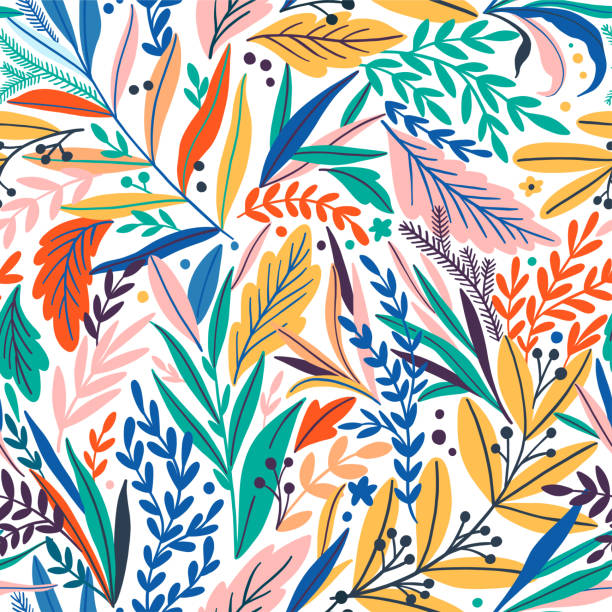
%> input picture Pattern.jpg, 612 x 612 px
$ octave code.m   (GNU Octave 9; MATLAB toolbox functions it lacks are replaced by stand-ins)
%> lines starting %> are read from the running program, lines starting %| are printed output that depends on the picture
% E/18/025
% APONSU G.L.C.
% Nov-2023

clc
clear all
close all

% Step 2: Read the original image into a Matrix.
% 25 < 150 -> selected Pattern.jpg
OriginalImage = imread('Pattern.jpg');
%> OriginalImage is the input picture: size 612x612x3 uint8; mean R, G, B 185.4, 187.5, 177.7
figure(1);
imshow(OriginalImage);
title('Original Image E/18/025');

% Step 3: Select 16×16 cropped sub-image from your input at step 2
xPosition = 0;  % x position = 0*60 = 0
yPosition = 100; % y position = 25*4 = 100
width = 16;
height = 16;
CroppedImage = imcrop(OriginalImage, [xPosition yPosition width height-1]); % [xmin ymin w h]
figure(2);
imshow(CroppedImage);
title('Cropped Image E/18/025');

%Convert the original image into a grayscale image --------------
GrayImage=rgb2gray(OriginalImage);
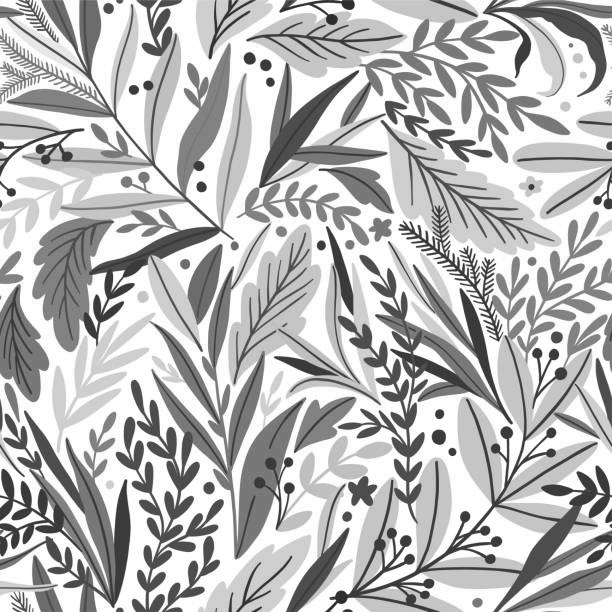
%> GrayImage: size 612x612 uint8; min 19, max 255, mean 185.8
figure(3);
imshow(GrayImage);
title('Gray Image E/18/025');

%Convert the cropped image into a grayscale image
GrayCropped=rgb2gray(CroppedImage)
figure(4);
imshow(GrayCropped);
title('Cropped Gray Image E/18/025');

% Step 4: Quantize the output at Step 3 into 8 levels (level 0-7) using uniform quantization.
% Calculate the maximum and minimum pixel values in the cropped grayscale image
minVal = 0; % min(GrayCropped(:));
maxVal = 255; % max(GrayCropped(:));

% Calculate the range of intensities
intensityRange = maxVal - minVal

% Define the number of quantization levels
numLevels = 8;

% Calculate the step size for quantization
stepSize = intensityRange / numLevels

% Perform uniform quantization manually
quantizedCropped = uint8(floor((double(GrayCropped) - minVal) / stepSize)*stepSize)  % double use to convert from uint8 to double

% Display the quantized image
figure(5);
imshow(quantizedCropped);
title('Quantized Cropped Image E/18/025');

% ================================================================================
% Step 5: Find the probability of each symbol distribution of the output at Step 4.
% Get unique symbols from the quantized image
uniqueSymbols = unique(quantizedCropped);
%> uniqueSymbols = [64; 96; 128; 159; 191; 223; 255]

% Calculate the total number of pixels in the quantized image
totalPixels = numel(quantizedCropped);
%> totalPixels = 256

% Initialize arrays to hold symbol frequencies and probabilities
numUniqueSymbols = numel(uniqueSymbols);
%> numUniqueSymbols = 7
symbolFrequency = zeros(1, numUniqueSymbols);
symbolProbability = zeros(1, numUniqueSymbols);

% Calculate symbol frequency for each unique symbol
for i = 1:numUniqueSymbols
    symbolFrequency(i) = sum(quantizedCropped(:) == uniqueSymbols(i));
end
%> this loop made 7 passes
%> after the loop, symbolFrequency = [9 15 18 12 59 142 1]

% Calculate the probability of each symbol
symbolProbability = symbolFrequency / totalPixels;
%> symbolProbability = [0.0352 0.0586 0.0703 0.0469 0.23 0.555 0.00391]

% Create a table for symbol frequency and probability
symbolTable = table(uniqueSymbols, symbolFrequency', symbolProbability','VariableNames', {'Symbol', 'Frequency', 'Probability'});
%> symbolTable = 7 items; Symbol, Frequency and Probability: 64 9 0.0352, 96 15 0.0586, 128 18 0.0703, 159 12 0.0469, 191 59 0.23, 223 142 0.555, 255 1 0.00391
symbolTableSorted = sortrows(symbolTable,{'Probability'},'descend');
%> symbolTableSorted = 7 items; Symbol, Frequency and Probability: 223 142 0.555, 191 59 0.23, 128 18 0.0703, 96 15 0.0586, 159 12 0.0469, 64 9 0.0352, 255 1 0.00391

% Display the table
disp(symbolTableSorted);

x1=symbolTable.Symbol;
%> x1 = [64; 96; 128; 159; 191; 223; 255]
y1=symbolTable.Frequency;
%> y1 = [9; 15; 18; 12; 59; 142; 1]
figure(6);
bar(x1,y1);
title('Histogram E/18/025','FontSize',14);
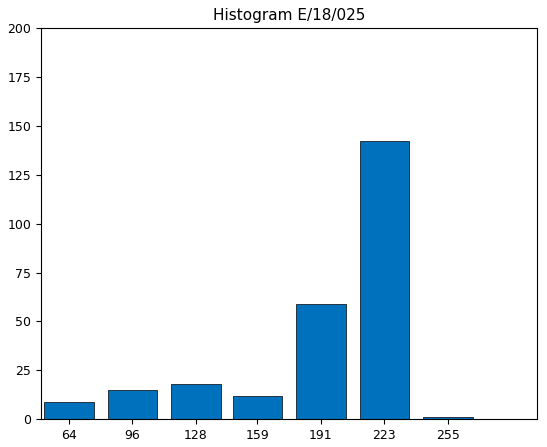
%> figure redrawn from the program's plot data; tallest bar 142 high, from x = 210.6 to 235.4

% ===================================================================================
% Step 6: Construct the Huffman coding algorithm for cropped image at Step 4

huffmanDict = buildHuffmanTree(symbolTableSorted.Symbol, symbolTableSorted.Frequency);
% [8 lines not run here, left out]
function huffmanDict = buildHuffmanTree(symbols, freq)
%> called with symbols = [223; 191; 128; 96; 159; 64; 255], freq = [142; 59; 18; 15; 12; 9; 1]
    % Initialize list of trees as leaf nodes
    trees = cell(length(symbols), 1);
%> trees = {[], [], [], [], [], [], []}
    for i = 1:length(symbols)
        trees{i} = {freq(i), {symbols(i), ''}};
    end
%> after the loop, trees = 7 items

    while length(trees) > 1
        % Sort the trees by frequency
        [~, idx] = sort(cellfun(@(x) x{1}, trees));
        trees = trees(idx);

        % Take the two trees with the lowest frequency
        leftTree = trees{1};
        rightTree = trees{2};

        % Add '0' to codewords of left tree and '1' to codewords of right tree
        leftTree{2}{2} = ['1' leftTree{2}{2}];
        rightTree{2}{2} = ['0' rightTree{2}{2}];

        % Create a parent node and add the frequency of children to it
        parent = {leftTree{1} + rightTree{1}, leftTree{2:end}, rightTree{2:end}};

        % Remove the children from the list and add the parent node
        trees = trees(3:end);
        trees{1} = parent;
    end
%> this loop made 3 passes
%> (idx, parent) on passes 1 to 3: ([7; 6; 5; 4; 3; 2; 1], {10, {255, '1'}, {64, '0'}}), ([1; 2; 3; 4; 5], {25, {255, '11'}, {64, '0'}, {96, '0'}}), ([1; 2; 3], {84, {255, '111'}, {64, '0'}, {96, '0'}, {191, '0'}})
%> after the loop, leftTree = {25, {255, '111'}, {64, '0'}, {96, '0'}}; rightTree = {59, {191, '0'}}

    % Return the Huffman dictionary
    huffmanDict = containers.Map;
    for i = 1:length(trees{1}) - 1
        key = trees{1}{i}{1};
        value = trees{1}{i}{2};
        huffmanDict(key) = value{2};
    end
%> this loop made 1 pass
%> (the run ends here)
